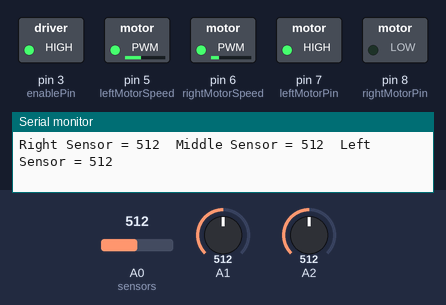
A sketch run on a simulated Arduino Uno, built with avr-gcc and run on an emulated ATmega328P. Shown: switched loads named in the sketch (green lamp = pin HIGH), the last lines printed to the serial monitor. The inputs (shaded band) are chosen by the test bench; at power-on: A0 (sensors) = 512, A2 = 512, A1 = 512.

Above: at 1.2 s.
1.3 s: A0 (sensors) set to 588
4.3 s: A0 (sensors) set to 611
At 5.5 s:
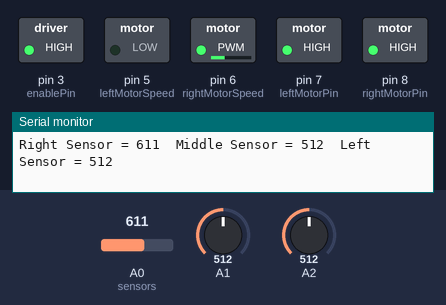
5.8 s: A2 set to 592
8.8 s: A2 set to 609
At 10.1 s:
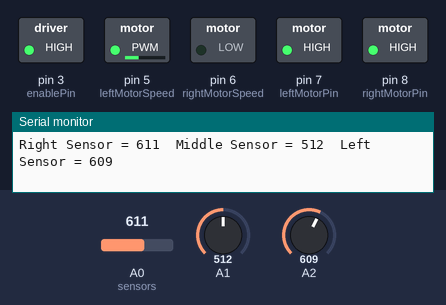
13.3 s: A2 set to 590
At 14.4 s:
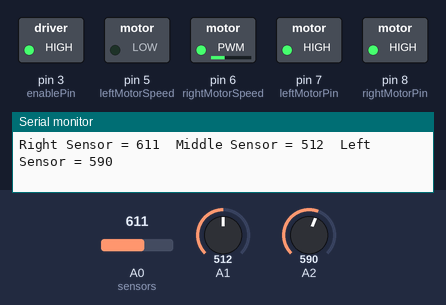
Timing chart, 0 to 16.3 s (numbered marks = the images above; inputs shaded):
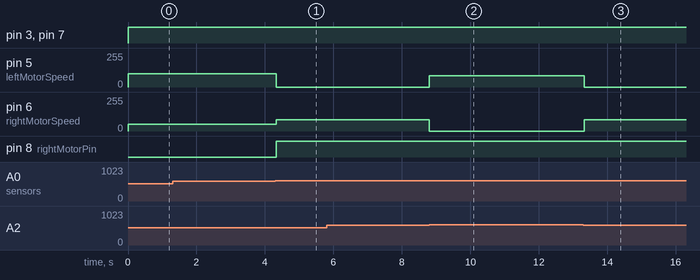

The sketch:

Line.ino
```cpp
int leftMotorPin = 7; //declare the pins to be used
int rightMotorPin = 8;
int leftMotorSpeed = 5;
int rightMotorSpeed = 6;
int enablePin = 3;

void setup() {
  Serial.begin(9600); //serial communication
  pinMode(leftMotorPin, OUTPUT);//declare as outputs
  pinMode(rightMotorPin, OUTPUT);
  pinMode(enablePin, OUTPUT);
}

void loop() {
  int rightSensor = analogRead(A0); //declare the sensors as analog inputs
  int middleSensor = analogRead(A1);
  int leftSensor = analogRead(A2);
//check conditions then call the corosplnding functions
  if (rightSensor > 1000 && middleSensor > 1000 && leftSensor > 1000 ) {
    stopMotors(0);
  }
  if (middleSensor >= 600 && middleSensor <= 1000 ) {
   moveForward(50);
  }
  if (rightSensor >= 600 && rightSensor <=1000 ) {
    turnRight(85);
  }
  if (leftSensor >= 600 && leftSensor <= 1000 ) {
    turnLeft(85);
  }
  if (middleSensor < 600 && rightSensor < 600 && leftSensor < 600 ) {
    makeUTurn(100);
  }
//print out the results
  Serial.print("Right Sensor = ");
  Serial.print(rightSensor);
  Serial.print("\t");
  Serial.print("Middle Sensor = ");
  Serial.print(middleSensor);
  Serial.print("\t");
  Serial.print("Left Sensor = ");
  Serial.println(leftSensor);
}

void stopMotors(int speedValue) {
  digitalWrite(leftMotorPin, HIGH);
  digitalWrite(rightMotorPin, HIGH);
  analogWrite(leftMotorSpeed, speedValue);
  analogWrite(rightMotorSpeed, speedValue);
  digitalWrite(enablePin, HIGH);
}
//declare the functions values
void makeUTurn(int speedValue) {
  digitalWrite(leftMotorPin, HIGH);
  analogWrite(leftMotorSpeed, speedValue);
  digitalWrite(rightMotorPin, LOW);
  analogWrite(rightMotorSpeed, speedValue / 2);
  digitalWrite(enablePin, HIGH);
}

void moveForward(int speedValue) {
  digitalWrite(leftMotorPin, HIGH);
  digitalWrite(rightMotorPin, HIGH);
  analogWrite(leftMotorSpeed, speedValue);
  analogWrite(rightMotorSpeed, speedValue);
  digitalWrite(enablePin, HIGH);
}

void turnRight(int speedValue) {
  digitalWrite(leftMotorPin, HIGH);
  digitalWrite(rightMotorPin, HIGH);
  analogWrite(leftMotorSpeed, 0);
  analogWrite(rightMotorSpeed, speedValue);
  digitalWrite(enablePin, HIGH);
}

void turnLeft(int speedValue) {
  digitalWrite(leftMotorPin, HIGH);
  digitalWrite(rightMotorPin, HIGH);
  analogWrite(leftMotorSpeed, speedValue);
  analogWrite(rightMotorSpeed, 0);
  digitalWrite(enablePin, HIGH);
}
```

Measured:
- the behaviour switches between 599 and 600 on A0 (sensors) (found by bisection; images 0 and 1)
- the behaviour switches between 599 and 600 on A2 (found by bisection; images 1 and 2)
- after the input at 4.3 s, pin 5 (leftMotorSpeed): 100/255 → 0/255 at once; pin 6 (rightMotorSpeed): 50/255 → 85/255 at once; pin 8 (rightMotorPin): LOW → HIGH at once
- after the input at 8.8 s, pin 5 (leftMotorSpeed): 0/255 → 85/255 at once; pin 6 (rightMotorSpeed): 85/255 → 0/255 at once
- after the input at 13.3 s, pin 5 (leftMotorSpeed): 85/255 → 0/255 at once; pin 6 (rightMotorSpeed): 0/255 → 85/255 at once
